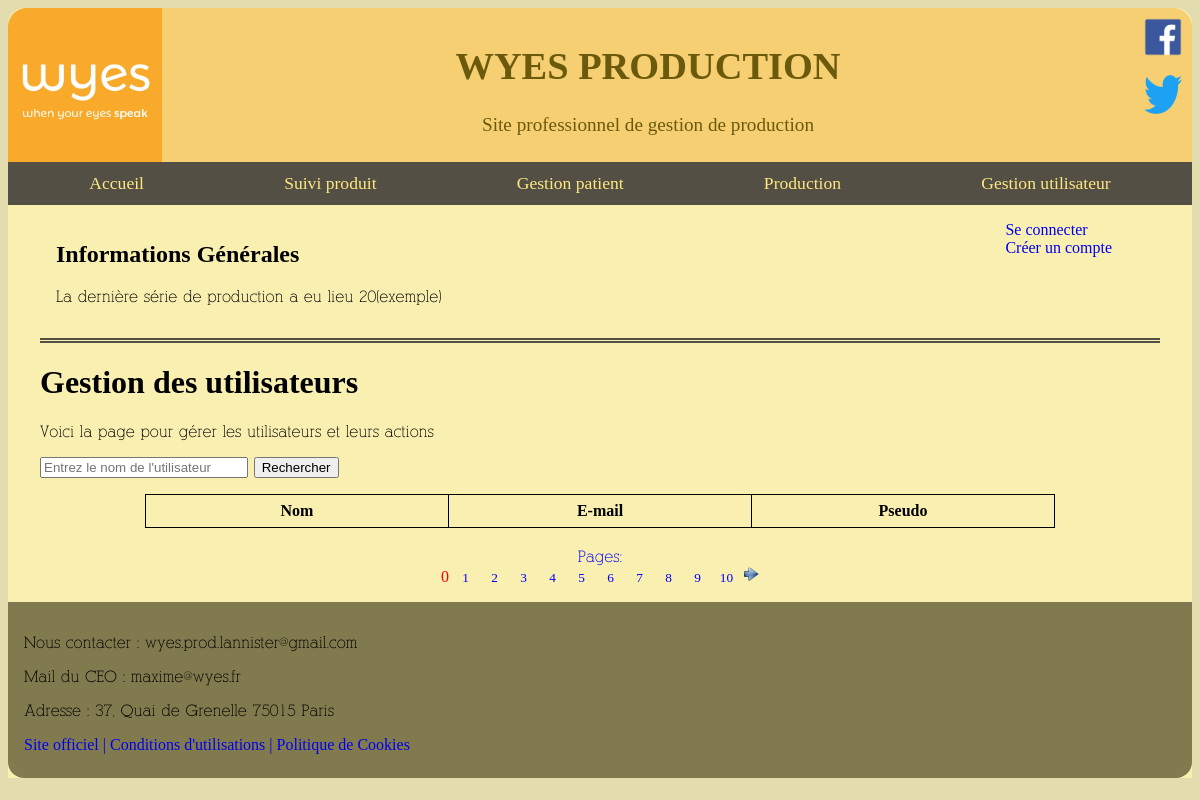
Page /?controller=gestion_user on the earlier database version.
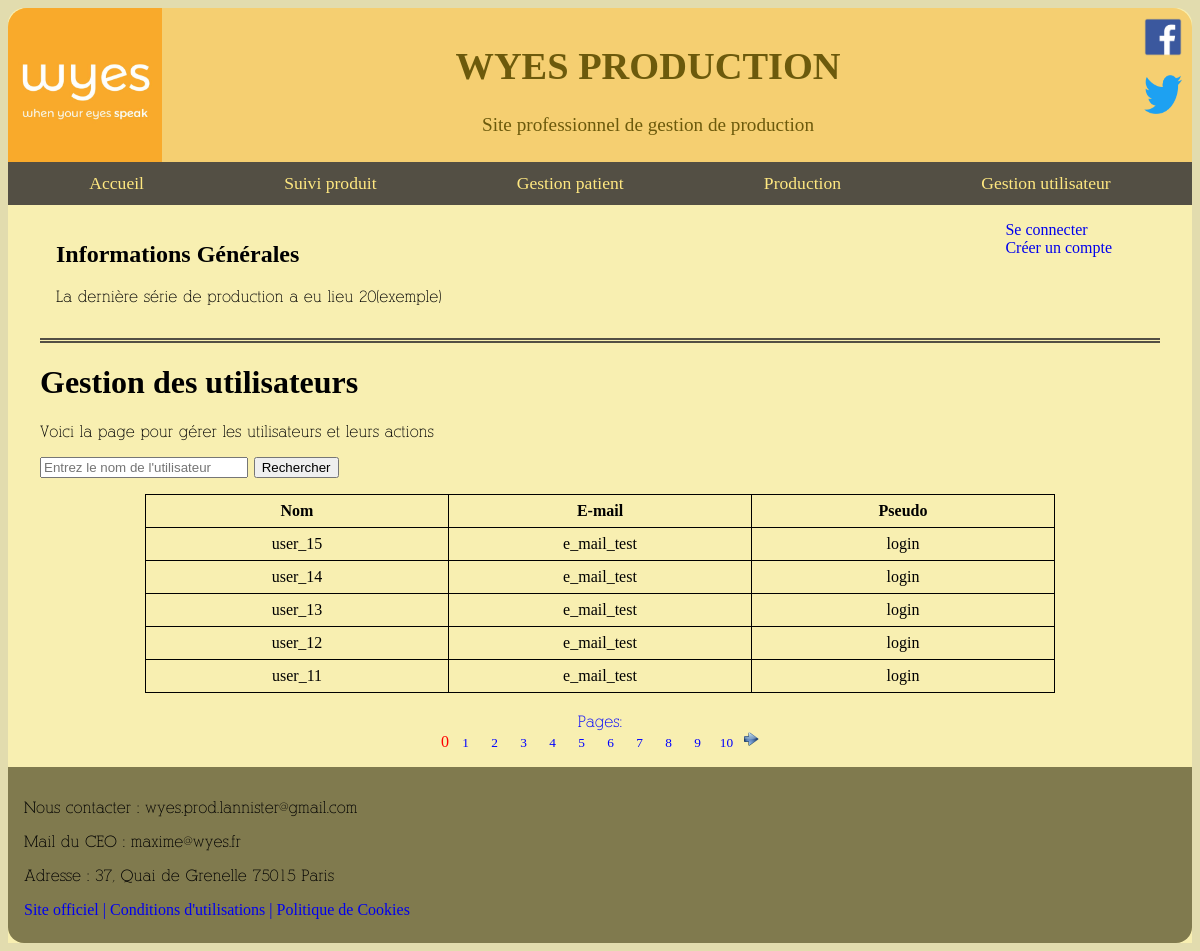
Same page on the later database version.
### tables this page shows
CREATE TABLE USER (
  id_user SERIAL,
  name VARCHAR (64),
  address VARCHAR (128),
  e_mail VARCHAR (128),
  user_status VARCHAR (128),
  password VARCHAR (128),
  login VARCHAR (64),
  history_user TEXT DEFAULT NULL,
  PRIMARY KEY (id_user)
);

### Controllers/Controller_gestion_user.php (called while the page is built, shortened)
<?php
class Controller_gestion_user extends Controller
{
  public function action_pagination() {
  $m = Model::getModel();
  $p = $_GET['start'] ?? 0;
  $tab =
    ['users' => $m->getAllUsers(null,$p*5),
    'start' => $_GET['start'] ?? 0];
  $this->render('control_user', $tab);
  }
  public function action_default(){
    $this->action_pagination();
  }
}
 ?>

### Models/Model.php (called while the page is built, shortened)
<?php
class Model
{
  private $bd;
  private static $instance=null;
  private function __construct()
  {
    try {
      include('Utils/log.php');
      $this->bd=new PDO($dsn,$login,$mdp);
      $this->bd->setAttribute(PDO::ATTR_ERRMODE, PDO::ERRMODE_EXCEPTION);
      $this->bd->query("SET nameS 'utf8'");
    } catch (PDOException $e) {
      die('Echec connexion, erreur n°' . $e->getCode() . ' : ' . $e->getMessage());
    }
  }
  public static function getModel()
  {
    if (is_null(self::$instance)) {
        self::$instance = new Model();
    }
    return self::$instance;
  }
    public function getAllUsers($filter,$offset = 0, $limit = 5){
      try {
        $sql = 'SELECT * FROM USER ORDER BY id_user ';
        $sql .= ' DESC LIMIT :limit OFFSET :offset';
        $bv = [];
              $bv[] = [
                  'marqueur' => ':limit',
                  'valeur'   => intval($limit),
                  'type'     => PDO::PARAM_INT
              ];
              $bv[] = [
                  'marqueur' => ':offset',
                  'valeur'   => intval($offset),
                  'type'     => PDO::PARAM_INT
              ];
              $requete = $this->bd->prepare($sql);
                    foreach ($bv as $value) {
                        $requete->bindValue($value['marqueur'], $value['valeur'], $value['type']);
                    }
                    $requete->execute();
        $requete->execute();
        return $requete->fetchall(PDO::FETCH_ASSOC);
      }catch (PDOException $e) {
          die('Echec getAllUsers, erreur n°' . $e->getCode() . ':' . $e->getMessage());
        }
    }
}
 ?>

### Utils/log.php (called while the page is built)
<?php
  $dsn='mysql:host=localhost;dbname=wyes_prod';
  $login='root';
  $mdp='';
 ?>

### Views/view_control_user.php (the view, shortened to what this page needs)
<?php require('view_begin.php');?>
<h1>Gestion des utilisateurs</h1>
<p> Voici la page pour gérer les utilisateurs et leurs actions </p>
<form action = "?controller=gestion_user&action=search" method="post">
  <p> <label><input type="text" class="champ" name="name" placeholder="Entrez le nom de l'utilisateur"/> </label>
  <input type="submit" value="Rechercher"/> </p>
</form>
<p>
<center>
<table>
<th>Nom</th>
<th>E-mail</th>
<th>Pseudo</th>
<?php foreach($users as $v): ?>
<tr>
  <td><?= $v['name'] ?></td>
  <td><?= $v['e_mail'] ?></td>
  <td><?= $v['login'] ?></td>
</tr>
<?php endforeach ?>
</table>
</center>
<?php if(isset($start)): ?>
<div class="listePages">
	<p>Pages:</p>
	<?php for($i=0; $i<=10; $i++): ?>
		<a class="
		<?php
			if ($i == $start) {
				echo 'active' ;
			}else{
				echo 'lienStart';
			}
		?>
		" href="?controller=gestion_user&action=pagination_next&start=<?= $i ?>"> <?= $i ?> </a>
	<?php endfor ?>
	<a href="?controller=gestion_user&action=pagination_next&start=<?= $start+1 ?>">
		<img class="icone" src="Content/img/next-icon.png"/>
	</a>
</div>
</p>
<?php endif ?>
<?php require('view_end.php');?>

### index.php (shortened to what this page needs)
<?php
require_once "Models/Model.php";
require_once "Controllers/Controller.php";
$controllers=["home","production","suivi","user","gestion_user","patient","product"];
$controllers_default="home";
if(isset($_GET['controller']) and in_array($_GET['controller'],$controllers))
{
  $nom_controller=$_GET['controller'];
}else{
  $nom_controller=$controllers_default;
}
$nom_classe='Controller_'.$nom_controller;
$nom_fichier='Controllers/'.$nom_classe.'.php';
if(file_exists($nom_fichier)){
  $controller =  new $nom_classe();
}else{
  exit("Error 404: not found.");
}
 ?>

### Controllers/Controller.php (shortened to what this page needs)
<?php
abstract class Controller
{
    public function __construct()
    {
        if (isset($_GET['action']) and method_exists($this, "action_" . $_GET["action"])) {
            $action = "action_" . $_GET["action"];
            $this->$action();
        } else {
            $this->action_default();
        }
    }
    protected function render($vue, $data = [])
    {
        extract($data);
        $file_name = "Views/view_" . $vue . '.php';
        if (file_exists($file_name)) {
            include $file_name;
        } else {
          echo($vue);
            $this->action_error("La vue n'existe pas !");
        }
        die();
    }
}
 ?>

### Views/view_begin.php (shortened to what this page needs)
<!DOCTYPE html>
<html lang="fr" dir="ltr">
  <head>
    <link rel="stylesheet" href="Content/css/view.css"/>
  </head>
  <body>
    <div id="body">
      <header>
        <a href="index.php"><img id="logo" src="Content/img/logo-wyes.jpg" alt="WYES"></a>
        <div class="banniere">
          <center><h1>WYES PRODUCTION</h1></center>
          <div style="text-align:center">Site professionnel de gestion de production</p></div>
        </div>
        <div class="social_media">
          <a href="https://www.facebook.com/teamwyes/" target=_blank><img src="Content/img/logo_facebook.png" alt="Facebook"></a>
          <a href="https://twitter.com/teamwyes?lang=fr" target=_blank><img src="Content/img/logo_twitter.png" alt="Twitter"></a>
        </div>
      </header>
      <nav>
        <div id="color">
          <ul>
            <li><a href="?controller=home">Accueil</a></li>
            <li><a href="?controller=suivi">Suivi produit</a></li>
            <li><a href="?controller=patient">Gestion patient</a></li>
            <li><a href="?controller=production">Production</a></li>
            <li><a href="?controller=gestion_user">Gestion utilisateur</a></li>
          </ul>
        </div>
      </nav>
    <div class="scroll">
      <div class="connexion">
        <a href="?controller=user&action=form_connection">Se connecter</a>
        <a href="?controller=user&action=form_create">Créer un compte</a>
      </div>
      <div class="overview">
        <h2>Informations Générales</h2>
        <p>La dernière série de production a eu lieu <?= "20(exemple)" ?></p>
      </div>
      <div class="contenu">
    </div>

### Views/view_end.php (shortened to what this page needs)
</div>
<footer>
<div id="end">
  <div class="contact">
    <p>Nous contacter : wyes.prod.lannister@gmail.com</p>
    <p>Mail du CEO : maxime@wyes.fr</p>
    <p>Adresse : 37, Quai de Grenelle 75015 Paris</p>
  </div>
  <div class="links">
    <a href="http://wyes.fr/" target=_blank>Site officiel |</a>
    <a href="https://www.captaincontrat.com/articles-droit-commercial/cgu-conditions-generales-utilisation" target=_blank> Conditions d'utilisations |</a>
    <a href="https://www.marieclaire.fr/,politique-d-utilisation-des-cookies,708326.asp" target=_blank> Politique de Cookies </a>
  </div>
</div>
</div>
</body>
</html>

### Content/css/view.css (style rules this page uses)
body { background-color:#E2DCAE; }
#body { background-color:#F8EFB1; border-top-right-radius: 1em; border-top-left-radius: 1em; }
h1,h2,h3 { font-family: "Anna"; }
p { font-family: "Alex"; font-size : medium; }
a { text-decoration:none; }
.champ { width: 200px; }
.listePages { width : 400px; margin : auto; padding-top : 20px; text-align: center; }
.listePages p { color : blue; padding: 0px; margin:0px; }
a.lienStart { text-decoration: none; display: inline-block; width : 25px; font-size: smaller; color : blue; }
a.active { color : red; }
img.icone { width: 16px; }
table { border-collapse : collapse; margin : auto; }
td,th { border : 1px solid black; width : 300px; height : 30px; text-align : center; }
.contenu { border-top: thick double #534F44; }
.scroll { padding-left: 1em; padding-right: 1em; margin-left:1em; margin-right: 1em; }
#logo { width: 8em; height: 8em; border-top-left-radius: 1em; }
.banniere { display: flex; flex-direction: column; margin: auto; }
.connexion { float: right; display: flex; flex-direction: column; margin-right: 2em; }
header { display: flex; flex-direction: row; justify-content: space-around; width: 100%; background-color: #F5CF71; height: 8em; font-family: Jazz LET, fantasy; font-size: 1.2em; color: #6C5A0C; border-top-right-radius: 1em; border-top-left-radius: 1em; }
header img { height: 8em; width: 8em; }
header .social_media img { height: 2em; width: 2em; display: flex; flex-direction: column; justify_content: space-around; padding: 0.5em; }
#color { background-color: #534F44; }
nav ul { display: flex; flex-direction: row; margin: auto; padding: 0.7em; justify-content:space-around; list-style-type: none; text-decoration: none; }
ul li a { text-decoration: none; font-family: Bookman, URW; color: #FFE880; font-size: 1.1em; padding: 0.4em; }
li { list-style-type: none; }
.overview { padding: 1em; }
.connexion { padding: 1em; }
#end { width: 100%-2em; height: 9em; padding: 1em; background-color: #807A4E ; border-bottom-right-radius: 1em; border-bottom-left-radius: 1em; }

Differences in the rows shown:
added user: name "user_15", e_mail "e_mail_test", login "login"
added user: name "user_14", e_mail "e_mail_test", login "login"
added user: name "user_13", e_mail "e_mail_test", login "login"
added user: name "user_12", e_mail "e_mail_test", login "login"
added user: name "user_11", e_mail "e_mail_test", login "login"
